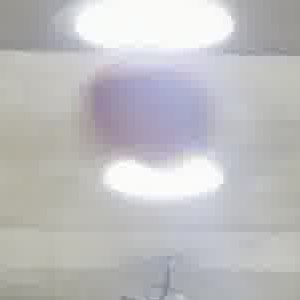
#> input picture src/images/basketball_crop.jpg, 300 x 300 px
$ python '202235063_송태규_1017.py'
#> lines starting #> are read from the running program, lines starting #| are printed output that depends on the picture; after the words box and inside, x2 and y2 are one past the last pixel; in counts of white or black regions, pixels touching at a corner belong together
# import libraries for executing code
import numpy as np
import matplotlib.pyplot as plt
import cv2

# TODO: Morphological operation을 적용하여 최종 binary mask 생성
# TODO: Binary mask로 외곽선 검출
# TODO: 최종 농구공 영역 및 외곽선 선택


lower_basketball_lab = np.array([70, 130, 70]) # lower bound for basketball in LAB color space
upper_basketball_lab = np.array([180, 230, 185]) # upper bound for basketball in LAB color space

basketball = cv2.imread('../src/images/basketball_crop.jpg') # relative directory
#> basketball is the input picture: shape (300, 300, 3); mean B, G, R 191.8, 190.1, 190.6

# Convert BGR to LAB
basketball_lab = cv2.cvtColor(basketball, cv2.COLOR_BGR2LAB)
#> basketball_lab: shape (300, 300, 3); mean of channels 0, 1, 2 196.5, 128.6, 127.2

# Split each channel
l, a, b = cv2.split(basketball_lab)
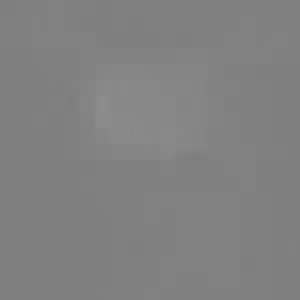
#> a: shape (300, 300); min 125, max 141, mean 128.6
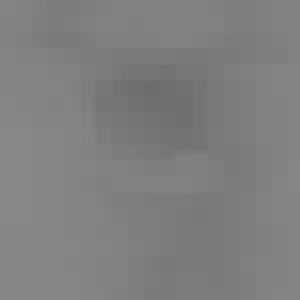
#> b: shape (300, 300); min 109, max 136, mean 127.2

# Generate CLAHE (Set clipLimit 3.0, tileGridSize 8x8)
clahe = cv2.createCLAHE(clipLimit=3.0, tileGridSize=(8, 8))

# Generate enhanced image by applying CLAHE to the L channel
l_clahe_enhanced = clahe.apply(l)
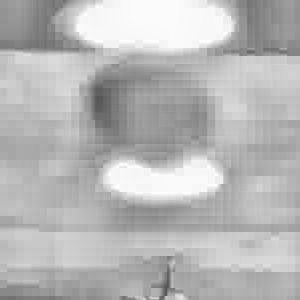
#> l_clahe_enhanced: shape (300, 300); min 84, max 255, mean 182.8
basketball_enhanced_lab = cv2.merge((l_clahe_enhanced, a, b)) # Merge enhanced L, a, b channels to get the enhanced LAB image
#> basketball_enhanced_lab: shape (300, 300, 3); mean of channels 0, 1, 2 182.8, 128.6, 127.2

# Generate binary mask by enhanced image
mask_enhanced = cv2.inRange(basketball_enhanced_lab, lower_basketball_lab, upper_basketball_lab)
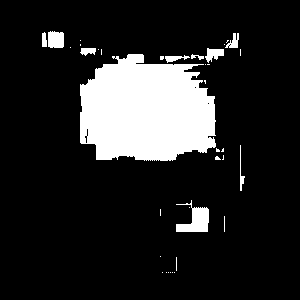
#> mask_enhanced: shape (300, 300); 14.7% white; 37 white regions (27 under 20 px), largest, box (x1, y1, x2, y2) and area: (80, 54, 216, 161) 11671, (176, 200, 209, 232) 560, (48, 31, 64, 48) 253

# Convert enhanced LAB image to RGB for visualization
basketball_enhanced_rgb = cv2.cvtColor(basketball_enhanced_lab, cv2.COLOR_LAB2RGB)

# Create a circular kernel
kernel = cv2.getStructuringElement(cv2.MORPH_ELLIPSE, (5, 5))

# Apply morphological operation and generate final binary mask
# Opening operation 3 times to remove noise and small objects
mask_enhanced_opened3 = cv2.morphologyEx(mask_enhanced, cv2.MORPH_OPEN, kernel, iterations=3)
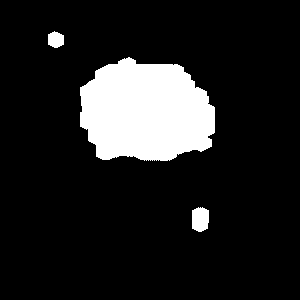
#> mask_enhanced_opened3: shape (300, 300); 12.9% white; 3 white regions

final_basketball_mask = mask_enhanced_opened3 # final mask

final_img = basketball_enhanced_rgb.copy() # final image

contours, _ = cv2.findContours(
    final_basketball_mask,        # binary mask
    cv2.RETR_EXTERNAL,       # detect only the outer edges of the object with holes
    cv2.CHAIN_APPROX_SIMPLE  # store only the corner coordinates instead of all pixel coordinates along a straight path
)
#> contours = 3 contours; box (x1, y1, x2, y2) and area: (80, 57, 215, 161) 10850, (192, 207, 209, 232) 332, (48, 31, 64, 48) 190

if len(contours) > 0:
    # The largest contour
    largest_contour = max(contours, key=cv2.contourArea)
#> largest_contour = contour of 219 points, box (x1, y1, x2, y2) (80, 57, 215, 161), area 10850

    # Generate the largest contour only filled binary mask
    final_mask = np.zeros_like(final_basketball_mask)
    cv2.drawContours(
        final_mask,
        [largest_contour],
        -1,
        255,
        thickness=cv2.FILLED
    )
#> final_mask: shape (300, 300); 12.3% white; 1 white region, box (x1, y1, x2, y2) and area: (80, 57, 215, 161) 11057

    # The largest contour only filled binary mask to overlay with a semi-transparent green color
    mask_color = np.zeros_like(final_img)
    mask_color[:, :, 1] = final_mask
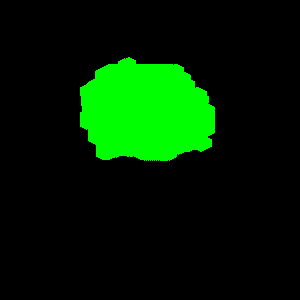
#> mask_color: shape (300, 300, 3); mean of channels 0, 1, 2 0, 31.3, 0; drawn as B, G, R
    alpha = 0.35
    final_img = cv2.addWeighted(final_img, 1.0, mask_color, alpha, 0)

    # Draw the largest contour (green outline)
    cv2.drawContours(final_img, [largest_contour], -1, (0,255,0), 2)
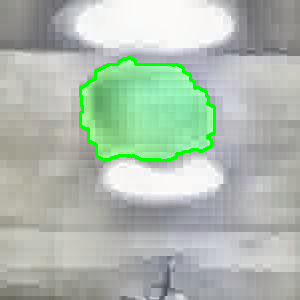
#> final_img: shape (300, 300, 3); mean R, G, B 173.8, 187.4, 174.8

plt.figure(figsize=(16,8)) # Visualization
plt.subplot(1,3,1), plt.imshow(mask_enhanced, cmap="gray"), plt.title("Enhanced Mask")
plt.subplot(1,3,2), plt.imshow(final_basketball_mask, cmap="gray"), plt.title("Opening 3 times")
plt.subplot(1,3,3), plt.imshow(final_img), plt.title("Largest Contour (Basketball)")


for ax in plt.gcf().axes: # Turn off axis for all subplots
    ax.axis("off")

plt.show()

$ run again, with src/images/basketball.jpg copied over src/images/basketball_crop.jpg
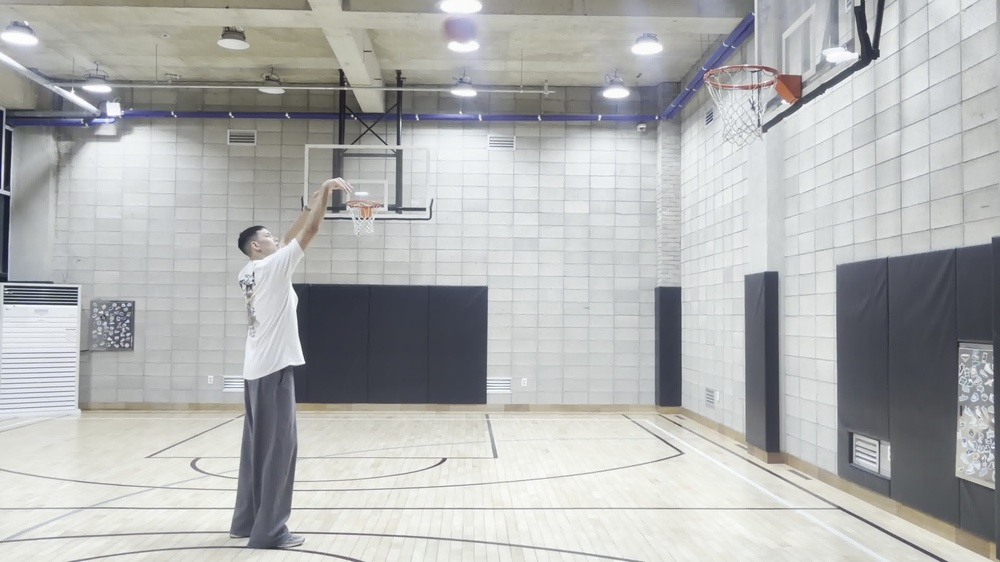
#> input picture src/images/basketball.jpg, 1000 x 562 px, shrunk from 3840 x 2160 before the run
#> basketball is the input picture: shape (562, 1000, 3); mean B, G, R 177.9, 178.6, 177.1
#> basketball_lab: shape (562, 1000, 3); mean of channels 0, 1, 2 183.7, 127.5, 128
#> basketball_enhanced_lab: shape (562, 1000, 3); mean of channels 0, 1, 2 159.3, 127.5, 128
#> `mask_enhanced = cv2.inRange(basketball_enhanced_lab, lower_basketball_..`:
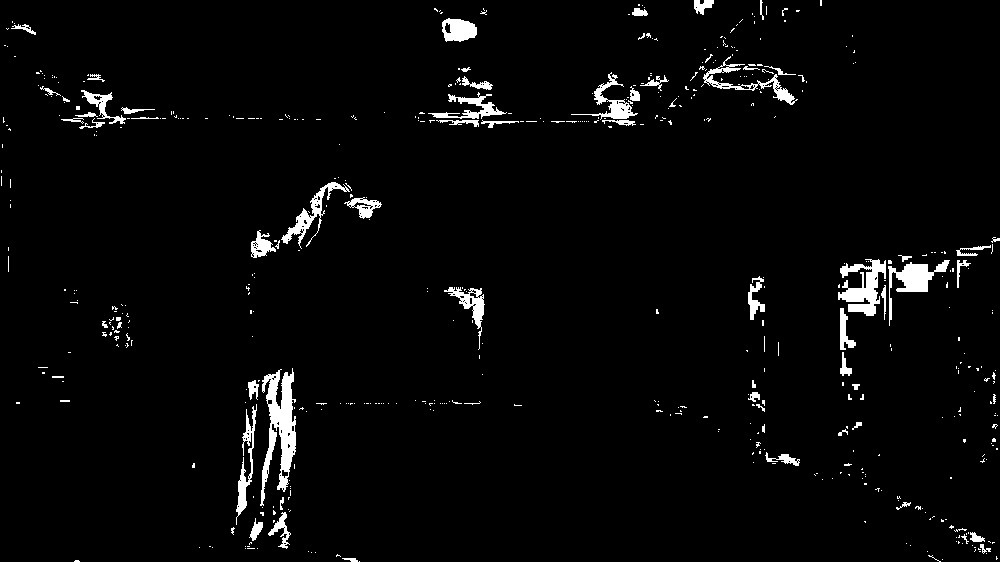
#> mask_enhanced: shape (562, 1000); 3% white; 525 white regions (460 under 20 px), largest, box (x1, y1, x2, y2) and area: (260, 368, 296, 506) 2306, (838, 259, 886, 316) 1384, (888, 260, 950, 326) 1088
#> mask_enhanced_opened3: shape (562, 1000); 0.36% white; 5 white regions
#> contours = 5 contours; box (x1, y1, x2, y2) and area: (900, 263, 930, 292) 628, (450, 19, 477, 42) 425, (271, 406, 292, 432) 355, (844, 287, 876, 302) 312, (258, 239, 271, 252) 102
#> largest_contour = contour of 51 points, box (x1, y1, x2, y2) (900, 263, 930, 292), area 628
#> final_mask: shape (562, 1000); 0.12% white; 1 white region, box (x1, y1, x2, y2) and area: (900, 263, 930, 292) 676
#> `cv2.drawContours(final_img, [largest_contour], -1, (0,255,0), 2)`:
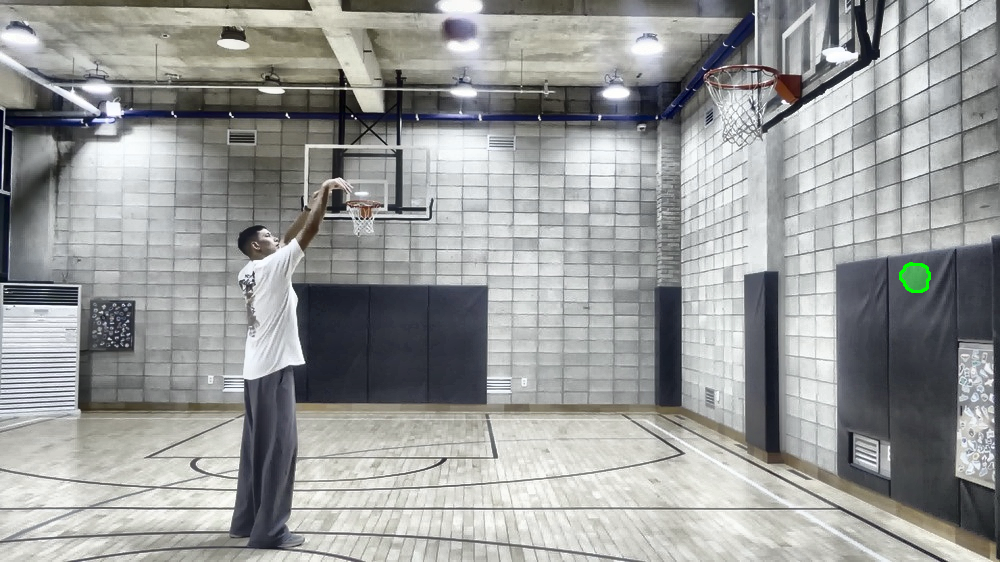
#> final_img: shape (562, 1000, 3); mean R, G, B 152.5, 154.3, 153.3
